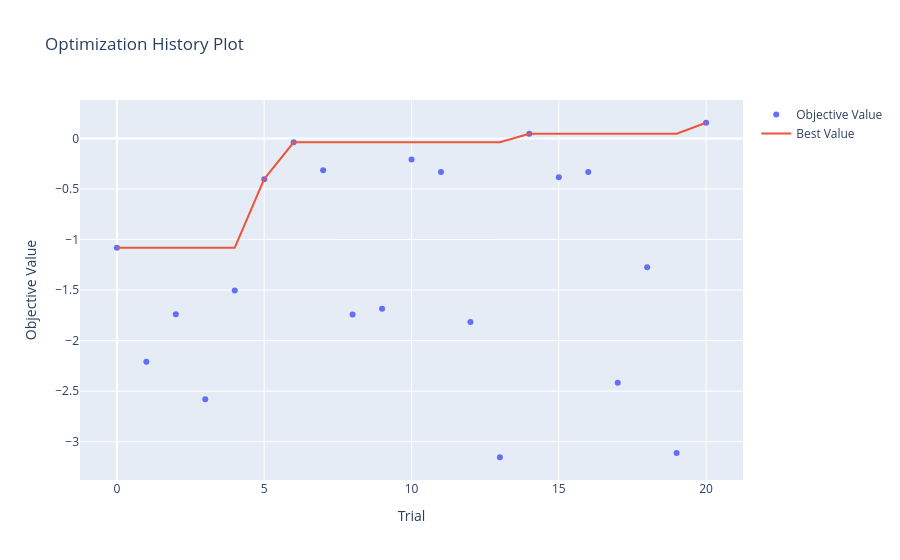
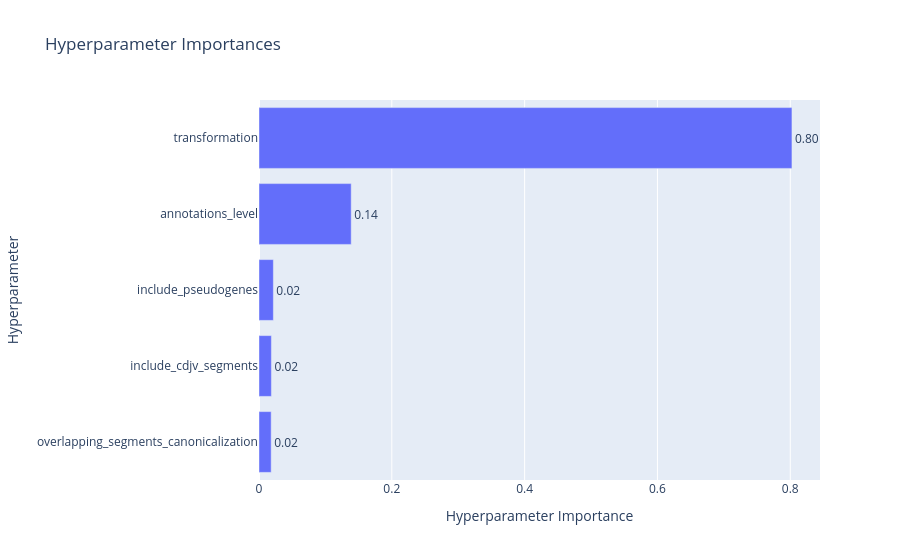

Notebook code cell kept with these figures, in order:
### Code cell
from optuna.visualization import (
    plot_optimization_history,
    plot_param_importances,
)
import optuna

study = optuna.load_study(study_name="hpo", storage="sqlite:///../../outputs/hpo/fixed_hpo/optuna.db")
plot_optimization_history(study).show()
plot_param_importances(study).show()
print(study.best_params)

### Figure 1 — Plotly figure (JSON) as saved in the notebook; plotly's stock layout.template omitted (floating-point values rounded to 4 significant figures)
{"data": [{"mode": "markers", "name": "Objective Value", "type": "scatter", "x": [0, 1, 2, 3, 4, 5, 6, 7, 8, 9, 10, 11, 12, 13, 14, 15, 16, 17, 18, 19, 20], "y": [-1.081, -2.209, -1.738, -2.58, -1.505, -0.4027, -0.03853, -0.3142, -1.743, -1.685, -0.2078, -0.3316, -1.817, -3.154, 0.04651, -0.385, -0.3326, -2.417, -1.275, -3.111, 0.1551]}, {"mode": "lines", "name": "Best Value", "type": "scatter", "x": [0, 1, 2, 3, 4, 5, 6, 7, 8, 9, 10, 11, 12, 13, 14, 15, 16, 17, 18, 19, 20], "y": [-1.081, -1.081, -1.081, -1.081, -1.081, -0.4027, -0.03853, -0.03853, -0.03853, -0.03853, -0.03853, -0.03853, -0.03853, -0.03853, 0.04651, 0.04651, 0.04651, 0.04651, 0.04651, 0.04651, 0.1551]}, {"marker": {"color": "#cccccc"}, "mode": "markers", "name": "Infeasible Trial", "showlegend": false, "type": "scatter", "x": [], "y": []}], "layout": {"title": {"text": "Optimization History Plot"}, "xaxis": {"title": {"text": "Trial"}}, "yaxis": {"title": {"text": "Objective Value"}}}}

### Figure 2 — Plotly figure (JSON) as saved in the notebook; plotly's stock layout.template omitted (floating-point values rounded to 4 significant figures)
{"data": [{"cliponaxis": false, "hovertemplate": ["overlapping_segments_canonicalization (CategoricalDistribution): 0.018328853440032693<extra></extra>", "include_cdjv_segments (CategoricalDistribution): 0.018652342600704523<extra></extra>", "include_pseudogenes (CategoricalDistribution): 0.021621003887539843<extra></extra>", "annotations_level (CategoricalDistribution): 0.13884034409433024<extra></extra>", "transformation (CategoricalDistribution): 0.8025574559773928<extra></extra>"], "name": "Objective Value", "orientation": "h", "text": ["0.02", "0.02", "0.02", "0.14", "0.80"], "textposition": "outside", "type": "bar", "x": [0.01833, 0.01865, 0.02162, 0.1388, 0.8026], "y": ["overlapping_segments_canonicalization", "include_cdjv_segments", "include_pseudogenes", "annotations_level", "transformation"]}], "layout": {"title": {"text": "Hyperparameter Importances"}, "xaxis": {"title": {"text": "Hyperparameter Importance"}}, "yaxis": {"title": {"text": "Hyperparameter"}}}}
